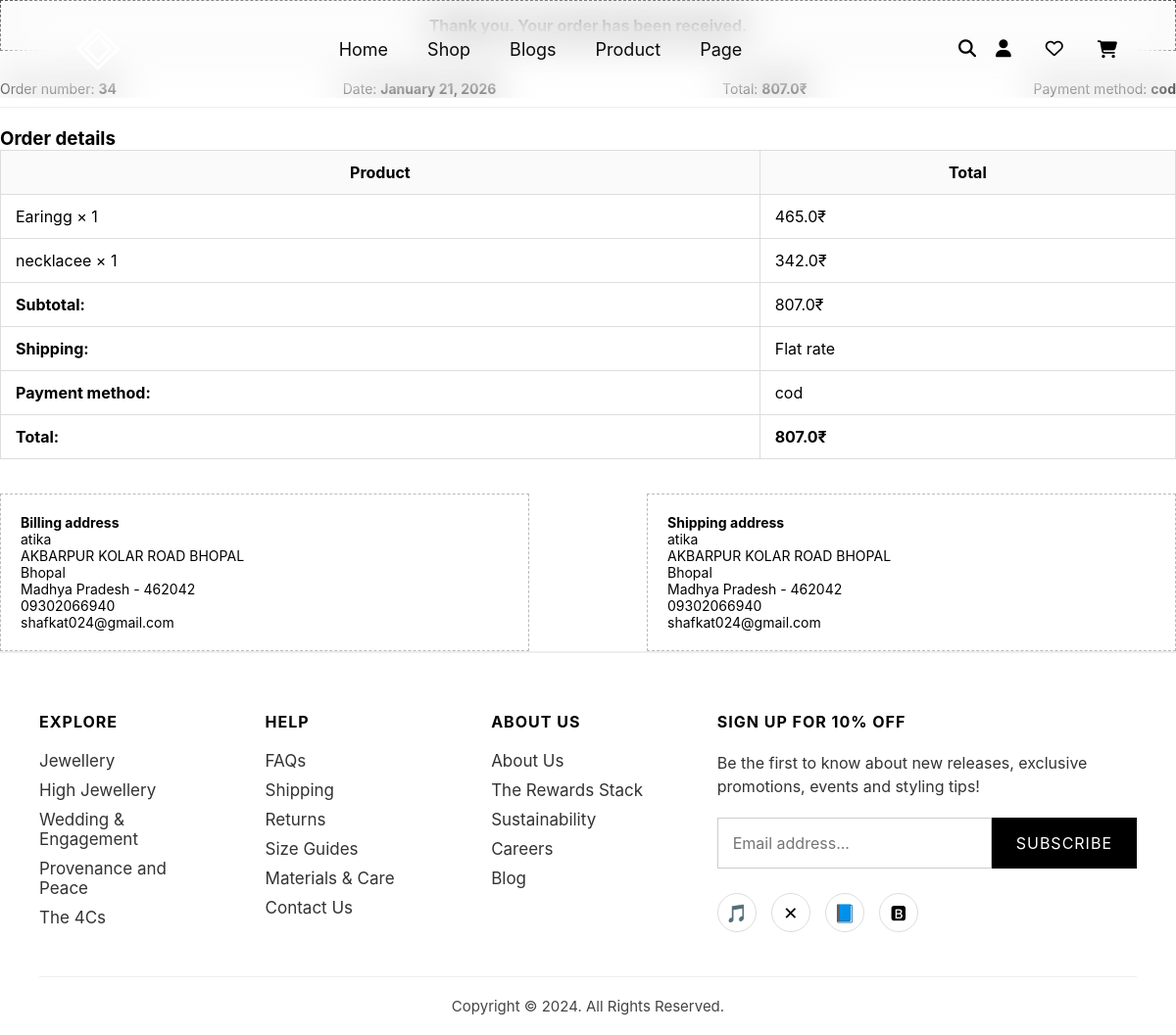
The app's page /order-success/34/ with its own data.
### app/models.py (models this page shows, shortened)
class Order(models.Model):
    PAYMENT_CHOICES = (
        ("cod", "Cash on Delivery"),
        ("razorpay", "Razorpay"),
        ("paypal", "PayPal"),
    )
    STATUS_CHOICES = (
        ("pending", "Pending"),
        ("processing", "Processing"),
        ("shipped", "Shipped"),
        ("delivered", "Delivered"),
        ("cancelled", "Cancelled"),
    )
    user = models.ForeignKey(User, on_delete=models.SET_NULL, null=True, blank=True)
    full_name = models.CharField(max_length=200)
    email = models.EmailField()
    phone = models.CharField(max_length=20)
    address = models.TextField()
    city = models.CharField(max_length=100)
    state = models.CharField(max_length=100)
    pincode = models.CharField(max_length=10)
    notes = models.TextField(blank=True, null=True)
    payment_method = models.CharField(
        max_length=50,
        choices=PAYMENT_CHOICES,
        default="cod"
    )
    total_amount = models.FloatField()
    status = models.CharField(
        max_length=20,
        choices=STATUS_CHOICES,
        default="pending"
    )
    created_at = models.DateTimeField(auto_now_add=True)

class OrderItem(models.Model):
    order = models.ForeignKey(Order, related_name="items", on_delete=models.CASCADE)
    product_name = models.CharField(max_length=200)
    price = models.FloatField()
    quantity = models.IntegerField()

### app/views.py (the view)
# urls.py: path('order-success/<int:order_id>/', views.order_success, name='order_success'),
def order_success(request, order_id):
    order = Order.objects.get(id=order_id)
    items = OrderItem.objects.filter(order=order)
    return render(request, "order_success.html", {
        "order": order,
        "items": items
    })

### app/templates/order_success.html (shortened to what this page needs)
{% extends "base.html" %}
{% load static %}
{% block content %}
<div class="order-top-box">
    Thank you. Your order has been received.
</div>
<div class="order-info-bar">
    <div>Order number: <strong>{{ order.id }}</strong></div>
    <div>Date: <strong>{{ order.created_at|date:"F d, Y" }}</strong></div>
    <div>Total: <strong>{{ order.total_amount }}₹</strong></div>
    <div>Payment method: <strong>{{ order.payment_method }}</strong></div>
</div>
<h3>Order details</h3>
<table class="order-details-table">
    <tr>
        <th>Product</th>
        <th>Total</th>
    </tr>
    {% for item in items %}
    <tr>
        <td>{{ item.product_name }} × {{ item.quantity }}</td>
        <td>{{ item.price }}₹</td>
    </tr>
    {% endfor %}
    <tr>
        <td><strong>Subtotal:</strong></td>
        <td>{{ order.total_amount }}₹</td>
    </tr>
    <tr>
        <td><strong>Shipping:</strong></td>
        <td>Flat rate</td>
    </tr>
    <tr>
        <td><strong>Payment method:</strong></td>
        <td>{{ order.payment_method }}</td>
    </tr>
    <tr>
        <td><strong>Total:</strong></td>
        <td><strong>{{ order.total_amount }}₹</strong></td>
    </tr>
</table>
<div class="address-row">
    <div class="address-box">
        <h4>Billing address</h4>
        {{ order.full_name }}<br>
        {{ order.address }}<br>
        {{ order.city }}<br>
        {{ order.state }} - {{ order.pincode }}<br>
        {{ order.phone }}<br>
        {{ order.email }}
    </div>
    <div class="address-box">
        <h4>Shipping address</h4>
        {{ order.full_name }}<br>
        {{ order.address }}<br>
        {{ order.city }}<br>
        {{ order.state }} - {{ order.pincode }}<br>
        {{ order.phone }}<br>
        {{ order.email }}
    </div>
</div>
{% endblock %}

### app/templates/base.html (shortened to what this page needs)
{% load static %}
<!DOCTYPE html>
<html lang="en">
<head>
    <link rel="stylesheet" href="{% static 'css/style.css' %}">
    <link rel="stylesheet" href="https://cdnjs.cloudflare.com/ajax/libs/font-awesome/6.5.0/css/all.min.css">
</head>
<body>
<header class="navbar">
<div class="logo">
  <a href="{% url 'home' %}" class="logo-icon">
    <svg width="80" height="50" viewBox="0 0 100 100" fill="none">
      <path d="M50 10 L90 50 L50 90 L10 50 Z"
            stroke="white" stroke-width="6"/>
      <path d="M50 25 L75 50 L50 75 L25 50 Z"
            stroke="white" stroke-width="6"/>
    </svg>
  </a>
</div>
    <nav>
        <ul>
            <li><a href="{% url 'home' %}">Home</a></li>
            <li><a href="{% url 'shop' %}">Shop</a></li>
            <li><a href="{% url 'product' %}">Blogs</a></li>
            <li><a href="{% url 'blog' %}">Product</a></li>
  <div class="menu-dropdown">
    <li><a href="{% url 'page' %}">Page</a></li>
</div>
        </ul>
    </nav>
<div class="icons">
    <span><i class="fa-solid fa-magnifying-glass"></i></span>
<div class="nav-user-area">
    {% if user.is_authenticated %}
        <div class="nav-user-logged" onclick="toggleUserDropdown()">
            <span class="user-avatar">
                {{ user.username|slice:":1"|upper }}
            </span>
        </div>
        <div class="user-dropdown" id="userDropdown">
            <a href="{% url 'dashboard' %}">Dashboard</a>
        <a href="{% url 'orders' %}">Orders</a>
            <a href="{% url 'downloads' %}">Downloads</a>
            <a href="{% url 'addresses' %}">Addresses</a>
            <a href="{% url 'account_details' %}">Account details</a>
            <a href="{% url 'compare' %}">Compare</a>
            <a href="{% url 'wishlist' %}">Wishlist</a>
            <hr>
            <a href="{% url 'logout' %}">Logout</a>
        </div>
    {% else %}
        <div class="nav-user-icon" onclick="openUserAuth()">
            <i class="fa fa-user"></i>
        </div>
    {% endif %}
</div>
<span onclick="openWishlist()">
    <i class="fa-regular fa-heart"></i>
</span>
    <span><a href="{% url 'cart' %}"><i class="fa-solid fa-cart-shopping"></i></a></span>
</div>
</header>
{% block content %}
{% endblock %}
 <footer class="footer">
    <div class="footer-container">
        <div class="footer-col">
            <h3>EXPLORE</h3>
            <ul>
                <li>Jewellery</li>
                <li>High Jewellery</li>
                <li>Wedding & Engagement</li>
                <li>Provenance and Peace</li>
                <li>The 4Cs</li>
            </ul>
        </div>
        <div class="footer-col">
            <h3>HELP</h3>
            <ul>
                <li>FAQs</li>
                <li>Shipping</li>
                <li>Returns</li>
                <li>Size Guides</li>
                <li>Materials & Care</li>
                <li>Contact Us</li>
            </ul>
        </div>
        <div class="footer-col">
            <h3>ABOUT US</h3>
            <ul>
                <li>About Us</li>
                <li>The Rewards Stack</li>
                <li>Sustainability</li>
                <li>Careers</li>
                <li>Blog</li>
            </ul>
        </div>
        <div class="footer-col newsletter">
            <h3>SIGN UP FOR 10% OFF</h3>
            <p>Be the first to know about new releases, exclusive promotions, events and styling tips!</p>
            <div class="subscribe-box">
                <input type="email" placeholder="Email address..." />
                <button>SUBSCRIBE</button>
            </div>
            <div class="social-icons">
                <span>🎵</span>
                <span>✕</span>
                <span>📘</span>
                <span>🅱</span>
            </div>
        </div>
    </div>
    <div class="footer-bottom">
        <p>Copyright © 2024. All Rights Reserved.</p>
    </div>
</footer>
</body>
</html>

### app/static/css/style.css (style rules this page uses)
* { margin: 0; padding: 0; box-sizing: border-box; font-family: 'Inter', sans-serif; }
body { width: 100%; overflow-x: hidden; }
.navbar { position: fixed; top: 0; left: 0; width: 100%; padding: 25px 60px; display: flex; justify-content: space-between; align-items: center; z-index: 999; background: rgba(255, 255, 255, 0.062); backdrop-filter: blur(20px); }
.navbar ul { display: flex; list-style: none; gap: 40px; }
.navbar ul li a { text-decoration: none; font-size: 18px; color: rgb(11, 11, 11); }
.logo-icon svg { display: block; }
.navbar .icons span { font-size: 20px; color: rgb(19, 19, 19); margin-left: 15px; }
.footer { padding: 60px 40px 20px; border-top: 2px solid #eee; font-family: sans-serif; }
.footer-container { display: grid; grid-template-columns: repeat(4, 1fr); gap: 60px; }
.footer-col h3 { font-size: 16px; font-weight: 700; margin-bottom: 20px; letter-spacing: 1px; }
.footer-col ul { list-style: none; padding: 0; }
.footer-col ul li { margin: 10px 0; font-size: 17px; color: #333; cursor: pointer; }
.newsletter p { margin-bottom: 20px; line-height: 1.5; color: #333; }
.subscribe-box { display: flex; margin-bottom: 25px; }
.subscribe-box input { flex: 1; padding: 15px; font-size: 16px; border: 1px solid #ccc; }
.subscribe-box button { background: #000; color: #fff; padding: 15px 25px; border: none; cursor: pointer; font-size: 16px; letter-spacing: 1px; }
.social-icons { display: flex; gap: 15px; margin-top: 10px; }
.social-icons span { width: 40px; height: 40px; border: 1px solid #ddd; border-radius: 50%; display: flex; justify-content: center; align-items: center; font-size: 18px; cursor: pointer; }
.footer-bottom { margin-top: 40px; padding-top: 20px; text-align: center; border-top: 1px solid #eee; font-size: 15px; color: #444; }
.nav-user-area { position: relative; }
.menu-dropdown { position: relative; display: inline-block; }
.icons { display: flex; align-items: center; justify-content: flex-end; gap: 20px; }
.icons span, .nav-user-area { display: flex; align-items: center; justify-content: center; }
.icons i { font-size: 18px; color: #000; cursor: pointer; }
.nav-user-icon i { font-size: 18px; }
.fa-cart-shopping { color: #6a2fd8; }

### app/templates/order_success.html (style rules this page uses)
.order-top-box { border: 1px dashed #000; padding: 15px; margin-bottom: 30px; text-align: center; font-weight: bold; }
.order-info-bar { display: flex; justify-content: space-between; margin: 20px 0; border-bottom: 1px solid #eee; padding-bottom: 10px; }
.order-info-bar div { font-size: 14px; }
.order-details-table { width: 100%; border-collapse: collapse; margin-bottom: 30px; }
.order-details-table th, .order-details-table td { border: 1px solid #ddd; padding: 12px 15px; }
.order-details-table th { background: #fafafa; font-weight: bold; }
.address-box { width: 45%; border: 1px dashed #bbb; padding: 20px; font-size: 14px; }
.address-row { display: flex; justify-content: space-between; margin-top: 35px; }

### records on screen
Order: id "34", created_at "January 21, 2026", total_amount "807.0", payment_method "cod", full_name "atika", address "AKBARPUR KOLAR ROAD BHOPAL", city "Bhopal", state "Madhya Pradesh", pincode "462042", phone "09302066940", email "shafkat024@gmail.com"
OrderItem: product_name "Earingg", quantity "1", price "465.0"
OrderItem: product_name "necklacee", quantity "1", price "342.0"
